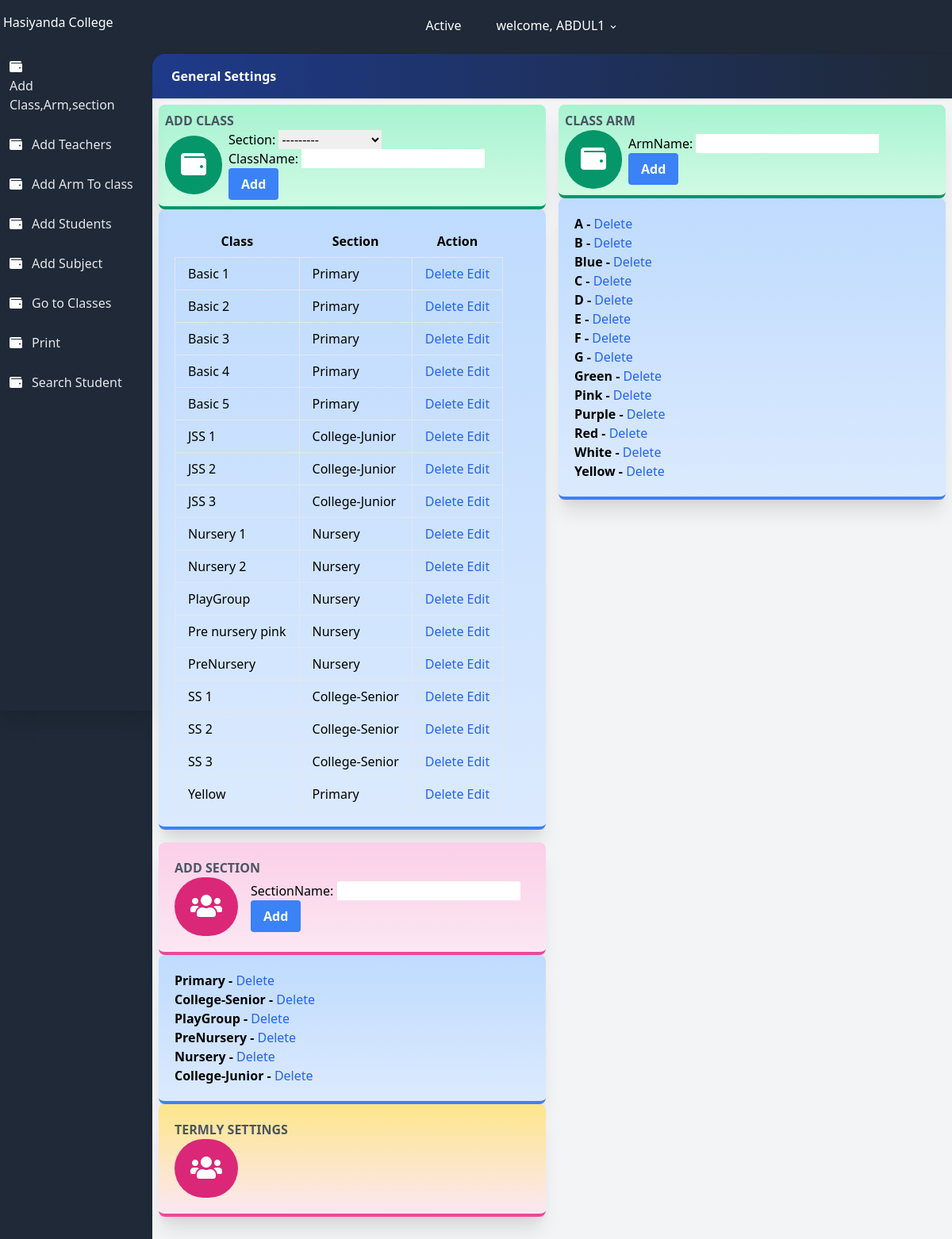
The page /settings/ (signed in) on the database its author committed.
### users/models.py (models this page shows, shortened)
class User(AbstractUser):
    class Role(models.TextChoices):
        ADMIN = 'admin'
        TEACHER = 'teacher'
        STUDENT = 'student'
    base_role = Role.TEACHER
    role = models.CharField(max_length=10, choices= Role.choices , null=True, blank=True)
    section = models.ForeignKey('result.section', on_delete=models.SET_NULL, null=True , blank=True)
    class Meta:
        db_table = 'auth_user'

### result/models.py (models this page shows, shortened)
class all_class(models.Model):
    className = models.CharField(max_length=100 , unique=True)
    section = models.ForeignKey(section, on_delete=models.CASCADE, null=True)
    complete = models.BooleanField(default=False)
    date = models.DateTimeField(auto_now_add=True)
    class Meta:
        ordering = ['className']

class section(models.Model):
    sectionName = models.CharField(max_length=100 , unique=True)
    def __str__(self):
        return self.sectionName

class classArm(models.Model):
    armName = models.CharField(max_length=100 , unique=True)
    class Meta:
        ordering = ['armName']

### result/views.py (the view, shortened to what this page needs)
# urls.py: path('settings/', settings.as_view(), name='settings'),
class settings(LoginRequiredMixin, TemplateView):
    login_url = 'result:login'
    template_name = 'result/settings.html'
    queryset = all_class.objects.all()
    def get_context_data(self, **kwargs):
        context = super(settings, self).get_context_data(**kwargs)
        context['classForm'] = allClassForm()
        context['armForm'] = classArmForm()
        context['sectionForm'] = sectionForm()
        context['imageForm'] = ImageForm()
        context['allclass'] = all_class.objects.all()
        context['classArm'] = classArm.objects.all()
        context['sections'] = section.objects.all()
        context['img'] = Images.objects.all()
        context['settingtype'] = 'classsetting'
        context['studentCount'] = students.objects.all().count()
        return context

### result/forms.py
class allClassForm(forms.ModelForm):
    class Meta:
        model = all_class
        fields = ['section', 'className' ]

class classArmForm(forms.ModelForm):
    class Meta:
        model = classArm
        fields = ['armName']

### result/templates/result/settings.html (shortened to what this page needs)
{% extends 'settingsbase.html' %}
{% load static %}
{% block content %}
{% if settingtype == 'classsetting' %}
<div class="flex flex-wrap">
    <div class="w-full md:w-1/2 xl:w-1/3 p-2">
        <div class="bg-gradient-to-b from-green-200 to-green-100 border-b-4 border-green-600 rounded-lg shadow-xl p-2">
            <h2 class="font-bold uppercase text-gray-600">Add Class</h2>
            <div class="flex flex-row items-center">
                <div class="flex-shrink pr-2">
                    <div class="rounded-full p-5 bg-green-600"><i class="fa fa-wallet fa-2x fa-inverse"></i></div>
                </div>
                <form method="post"  class="">
                      {{ classForm.as_p }}
                      <button
                        class="bg-blue-500 hover:bg-blue-700 text-white font-bold py-2 px-4 rounded focus:outline-none focus:shadow-outline"
                        type="submit"> Add</button>
                </form>
            </div>
        </div>
            <div class="bg-gradient-to-b from-blue-200 to-blue-100 border-b-4 border-blue-500 rounded-lg shadow-xl p-5">
                <div class="flex flex-row items-center">
                        <table class="table-auto">
                            <thead>
                              <tr>
                                <th class="px-4 py-2">Class</th>
                                <th class="px-4 py-2">Section</th>
                                <th class="px-4 py-2">Action</th>
                              </tr>
                            </thead>
                            <tbody>
                              {% for class in allclass%}
                              <tr>
                                <td class="border px-4 py-2">
                                    {{class.className}}
                                </td>
                                <td class="border px-4 py-2">{{class.section}}</td>
                                <td class="border px-4 py-2">
                                    <a href="{% url 'result:deleteClass' class.id %}" class="font-medium text-blue-600 dark:text-blue-500 hover:underline" >
                                        Delete
                                      </a>
                                      <a href="{% url 'result:EditClass' class.id %}" class="font-medium text-blue-600 dark:text-blue-500 hover:underline" >
                                          Edit
                                        </a>
                                </td>
                              </tr>
                              {% endfor %}
                            </tbody>
                          </table>
                </div>
            </div>
    </div>
    <div class="w-full md:w-1/2 xl:w-1/3 p-2">
        <div class="bg-gradient-to-b from-green-200 to-green-100 border-b-4 border-green-600 rounded-lg shadow-xl p-2">
            <h2 class="font-bold uppercase text-gray-600">Class Arm</h2>
            <div class="flex flex-row items-center">
                <div class="flex-shrink pr-2">
                    <div class="rounded-full p-5 bg-green-600"><i class="fa fa-wallet fa-2x fa-inverse"></i></div>
                </div>
                <form method="post"  class="">
                      {{ armForm.as_p }}
                      <button
                        class="bg-blue-500 hover:bg-blue-700 text-white font-bold py-2 px-4 rounded focus:outline-none focus:shadow-outline"
                        type="submit"> Add</button>
                </form>
            </div>
        </div>
        <div class="bg-gradient-to-b from-blue-200 to-blue-100 border-b-4 border-blue-500 rounded-lg shadow-xl p-5">
            <div class="flex flex-row items-center">
                <ul class=" font-bold">
                    {% for classArm in classArm%}
                      <li  >
                         {{ classArm.armName}} -
                         <a href="{% url 'result:deleteArm' classArm.id %}" class="font-medium text-blue-600 dark:text-blue-500 hover:underline" >
                          Delete
                        </a>
                      </li>
                    {% endfor %}
                  </ul>
            </div>
        </div>
    </div>
    <div class="w-full md:w-1/2 xl:w-1/3 p-2">
        <div class="bg-gradient-to-b from-pink-200 to-pink-100 border-b-4 border-pink-500 rounded-lg shadow-xl p-5">
            <h2 class="font-bold uppercase text-gray-600">Add Section</h2>
            <div class="flex flex-row items-center">
                <div class="flex-shrink pr-4">
                    <div class="rounded-full p-5 bg-pink-600"><i class="fas fa-users fa-2x fa-inverse"></i></div>
                </div>
                <form method="post"  class="">
                    {{ sectionForm.as_p }}
                    <button
                      class="bg-blue-500 hover:bg-blue-700 text-white font-bold py-2 px-4 rounded focus:outline-none focus:shadow-outline"
                      type="submit"> Add</button>
              </form>
            </div>
        </div>
        <div class="bg-gradient-to-b from-blue-200 to-blue-100 border-b-4 border-blue-500 rounded-lg shadow-xl p-5">
            <div class="flex flex-row items-center">
                <ul class=" font-bold">
                    {% for section in sections %}
                      <li  >
                        {{ section.sectionName }} -
                         <a href=" " class="font-medium text-blue-600 dark:text-blue-500 hover:underline" >
                          Delete
                        </a>
                      </li>
                    {% endfor %}
                  </ul>
            </div>
        </div>
             <div class="bg-gradient-to-b from-yellow-200 to-pink-100 border-b-4 border-pink-500 rounded-lg shadow-xl p-5">
              <h2 class="font-bold uppercase text-gray-600">Termly Settings</h2>
              <div class="flex flex-row items-center">
                  <div class="flex-shrink pr-4">
                      <div class="rounded-full p-5 bg-pink-600"><i class="fas fa-users fa-2x fa-inverse"></i></div>
                  </div>
              </div>
          </div>
    </div>
</div>
{%endif%}
{% endblock %}

### templates/settingsbase.html (shortened to what this page needs)
{% load static %}
<!DOCTYPE html>
<html lang="en">
<head>
    <link rel="stylesheet" href="https://use.fontawesome.com/releases/v5.3.1/css/all.css">
    <link rel="stylesheet" href="https://unpkg.com/tailwindcss@2.2.19/dist/tailwind.min.css"/>
    <link href="https://afeld.github.io/emoji-css/emoji.css" rel="stylesheet">
</head>
<body class="bg-gray-800 font-sans leading-normal tracking-normal mt-12">
<header>
    <nav aria-label="menu nav" class="bg-gray-800 pt-2 md:pt-1 pb-1 px-1 mt-0 h-auto fixed w-full z-20 top-0">
        <div class="flex flex-wrap items-center">
            <div class="flex flex-shrink md:w-1/3 justify-center md:justify-start text-white">
                <a href="{% url 'result:index' %}" aria-label="Home">
                    <h1> Hasiyanda College</h1>
                </a>
            </div>
            <div class="flex w-full pt-2 content-center justify-between md:w-1/3 md:justify-end">
                <ul class="list-reset flex justify-between flex-1 md:flex-none items-center">
                    <li class="flex-1 md:flex-none md:mr-3">
                        <a class="inline-block py-2 px-4 text-white no-underline" href="#">Active</a>
                    </li>
                    <li class="flex-1 md:flex-none md:mr-3">
                        <div class="relative inline-block">
                            <button onclick="toggleDD('myDropdown')" class="drop-button text-white py-2 px-2"> <span class="pr-2"></span> welcome, {{user.username}} <svg class="h-3 fill-current inline" xmlns="http://www.w3.org/2000/svg" viewBox="0 0 20 20">
                                <path d="M9.293 12.95l.707.707L15.657 8l-1.414-1.414L10 10.828 5.757 6.586 4.343 8z" /></svg></button>
                        </div>
                    </li>
                </ul>
            </div>
        </div>
    </nav>
</header>
<body>
    <div class="flex flex-col md:flex-row">
        <nav aria-label="alternative nav">
            <div class="bg-gray-800 shadow-xl h-20 fixed bottom-0 mt-12 md:relative md:h-screen z-10 w-full md:w-48 content-center">
                <div class="md:mt-12 md:w-48 md:fixed md:left-0 md:top-0 content-center md:content-start text-left justify-between">
                    <ul class="list-reset flex flex-row md:flex-col pt-3 md:py-3 px-1 md:px-2 text-center md:text-left">
                        <li class="mr-3 flex-1">
                            <a href="{% url 'result:settings' %}" class="block py-1 md:py-3 pl-0 md:pl-1 align-middle text-white no-underline hover:text-white border-b-2 border-gray-800 hover:border-red-500">
                                <i class="fa fa-wallet pr-0 md:pr-3"></i><span class="pb-1 md:pb-0 text-xs md:text-base text-gray-400 md:text-gray-200 block md:inline-block">
                                    Add Class,Arm,section
                                </span>
                            </a>
                        </li>
                        <li class="mr-3 flex-1">
                            <a href="{% url 'result:RegisterTeachers' %}" class="block py-1 md:py-3 pl-0 md:pl-1 align-middle text-white no-underline hover:text-white border-b-2 border-gray-800 hover:border-green-500">
                                <i class="fa fa-wallet pr-0 md:pr-3"></i><span class="pb-1 md:pb-0 text-xs md:text-base text-gray-400 md:text-gray-200 block md:inline-block">
                                    Add Teachers
                                </span>
                            </a>
                        </li>
                        <li class="mr-3 flex-1">
                            <a href="{% url 'result:CreateClassArm' %}" class="block py-1 md:py-3 pl-0 md:pl-1 align-middle text-white no-underline hover:text-white border-b-2 border-gray-800 hover:border-green-500">
                                <i class="fa fa-wallet pr-0 md:pr-3"></i><span class="pb-1 md:pb-0 text-xs md:text-base text-gray-400 md:text-gray-200 block md:inline-block">
                                    Add Arm To class
                                </span>
                            </a>
                        </li>
                        <li class="mr-3 flex-1">
                            <a href="{% url 'result:registerStudent' %}" class="block py-1 md:py-3 pl-0 md:pl-1 align-middle text-white no-underline hover:text-white border-b-2 border-gray-800 hover:border-yellow-500">
                                <i class="fa fa-wallet pr-0 md:pr-3"></i><span class="pb-1 md:pb-0 text-xs md:text-base text-gray-400 md:text-gray-200 block md:inline-block">
                                    Add Students
                                </span>
                            </a>
                        </li>
                        <li class="mr-3 flex-1">
                            <a href="{% url 'result:subjectCreate' %}" class="block py-1 md:py-3 pl-0 md:pl-1 align-middle text-white no-underline hover:text-white border-b-2 border-gray-800 hover:border-green-500">
                                <i class="fa fa-wallet pr-0 md:pr-3"></i><span class="pb-1 md:pb-0 text-xs md:text-base text-gray-400 md:text-gray-200 block md:inline-block">
                                    Add Subject
                                </span>
                            </a>
                        </li>
                        <li class="mr-3 flex-1">
                            <a href="{% url 'result:classList' %}" class="block py-1 md:py-3 pl-0 md:pl-1 align-middle text-white no-underline hover:text-white border-b-2 border-gray-800 hover:border-green-500">
                                <i class="fa fa-wallet pr-0 md:pr-3"></i><span class="pb-1 md:pb-0 text-xs md:text-base text-gray-400 md:text-gray-200 block md:inline-block">
                                    Go to Classes
                                </span>
                            </a>
                        </li>
                        <li class="mr-3 flex-1">
                            <a href="{% url 'result:print' %}" class="block py-1 md:py-3 pl-0 md:pl-1 align-middle text-white no-underline hover:text-white border-b-2 border-gray-800 hover:border-green-500">
                                <i class="fa fa-wallet pr-0 md:pr-3"></i><span class="pb-1 md:pb-0 text-xs md:text-base text-gray-400 md:text-gray-200 block md:inline-block">
                                    Print
                                </span>
                            </a>
                        </li>
                        <li class="mr-3 flex-1">
                            <a href="{% url 'result:searchStudents' %}" class="block py-1 md:py-3 pl-0 md:pl-1 align-middle text-white no-underline hover:text-white border-b-2 border-gray-800 hover:border-green-500">
                                <i class="fa fa-wallet pr-0 md:pr-3"></i><span class="pb-1 md:pb-0 text-xs md:text-base text-gray-400 md:text-gray-200 block md:inline-block">
                                    Search Student
                                </span>
                            </a>
                        </li>
                    </ul>
                </div>
            </div>
        </nav>
        <section>
            <div id="main" class="main-content flex-1 bg-gray-100 mt-12 md:mt-2 pb-24 md:pb-5">
                <div class="bg-gray-800 pt-3">
                    <div class="rounded-tl-2xl bg-gradient-to-r from-blue-900 to-gray-800 p-4 shadow text-white">
                        <h1 class="font-bold pl-2"> General Settings </h1>
                    </div>
                </div>
                    {% block content %}
                    {% endblock content %}
                </div>
            </div>
</body>
</html>

### rows shown on the page
all_class: className "Basic 1", section "Primary"
all_class: className "Basic 2", section "Primary"
all_class: className "Basic 3", section "Primary"
all_class: className "Basic 4", section "Primary"
all_class: className "Basic 5", section "Primary"
all_class: className "JSS 1", section "College-Junior"
all_class: className "JSS 2", section "College-Junior"
all_class: className "JSS 3", section "College-Junior"
all_class: className "Nursery 1", section "Nursery"
all_class: className "Nursery 2", section "Nursery"
all_class: className "PlayGroup", section "Nursery"
all_class: className "Pre nursery pink", section "Nursery"
all_class: className "PreNursery", section "Nursery"
all_class: className "SS 1", section "College-Senior"
all_class: className "SS 2", section "College-Senior"
all_class: className "SS 3", section "College-Senior"
all_class: className "Yellow", section "Primary"
classArm: armName "A"
classArm: armName "B"
classArm: armName "Blue"
classArm: armName "C"
classArm: armName "D"
classArm: armName "E"
classArm: armName "F"
classArm: armName "G"
classArm: armName "Green"
classArm: armName "Pink"
classArm: armName "Purple"
classArm: armName "Red"
classArm: armName "White"
classArm: armName "Yellow"
section: sectionName "Primary"
section: sectionName "College-Senior"
section: sectionName "PlayGroup"
section: sectionName "PreNursery"
section: sectionName "Nursery"
section: sectionName "College-Junior"

### other values the page prints
{{ user.username }} "ABDUL1"
